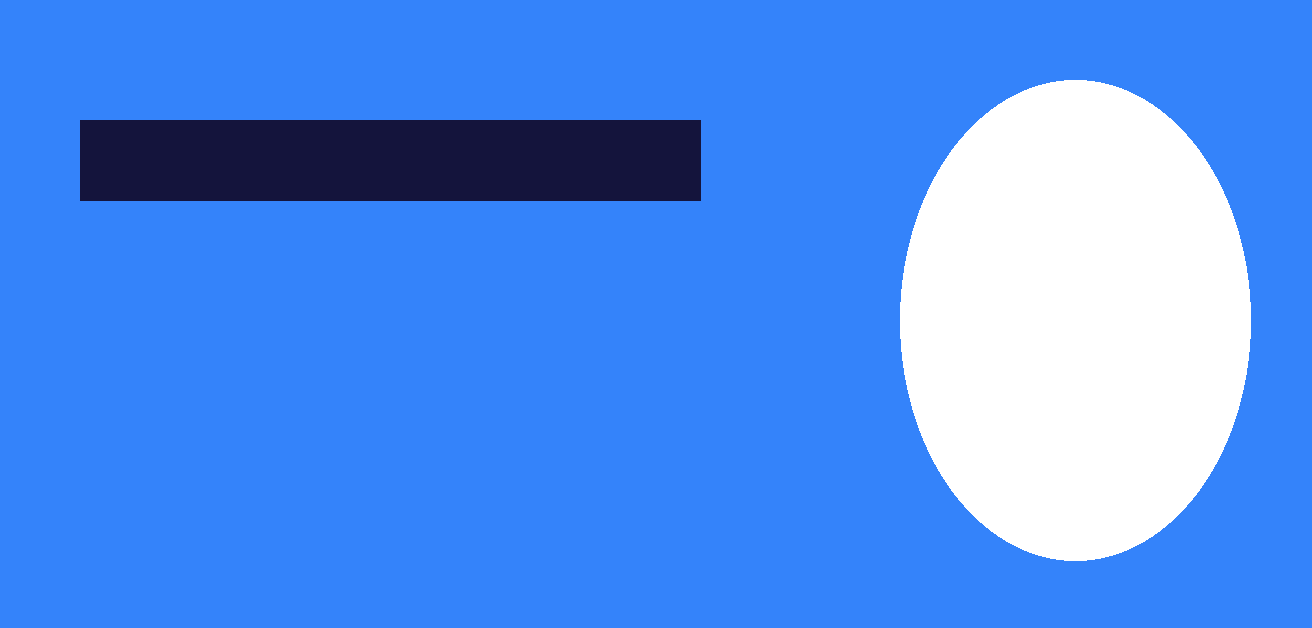
#> input picture tests/fixtures/site-media/m/b1.png, 1312 x 628 px; its folder holds only this picture in this run
$ python -i pericia3d.py   (imports and definitions only)
#> lines starting #> are read from the running program, lines starting #| are printed output that depends on the picture
"""Perícia de referência 3D e folha de revisão (Studio Reels).

`pericia(ref, destino)`  mede um vídeo ou imagem de referência e escreve MEDIDO.md + FICHA.md (a preencher).
`folha(video, saida)`    folha de quadros de um mp4 para revisar movimento antes de entregar.
"""
from __future__ import annotations
import json
import subprocess
import tempfile
from pathlib import Path

import numpy as np
from PIL import Image, ImageDraw

IMG = (".jpg", ".jpeg", ".png", ".webp")


def _probe(p: Path) -> dict:
    o = subprocess.run(["ffprobe", "-v", "error", "-select_streams", "v:0", "-show_entries", "stream=width,height,r_frame_rate:format=duration",
                        "-of", "json", str(p)], capture_output=True, text=True).stdout
    j = json.loads(o or "{}")
    st = (j.get("streams") or [{}])[0]
    n, d = (st.get("r_frame_rate") or "30/1").split("/")
    return dict(w=st.get("width"), h=st.get("height"), fps=float(n) / float(d or 1), dur=float((j.get("format") or {}).get("duration") or 0))


def _frames(p: Path, fps: float, w: int, tmp: Path) -> list[Path]:
    subprocess.run(["ffmpeg", "-y", "-loglevel", "error", "-i", str(p), "-vf", f"fps={fps},scale={w}:-2", str(tmp / "f%04d.jpg")], check=True)
    return sorted(tmp.glob("f*.jpg"))


def _lum(a: np.ndarray) -> np.ndarray:
    return 0.2126 * a[..., 0] + 0.7152 * a[..., 1] + 0.0722 * a[..., 2]


def _palette(arrs: list[np.ndarray], k=6) -> list[str]:
    px = np.concatenate([a.reshape(-1, 3)[::37] for a in arrs]).astype(np.uint8)
    im = Image.fromarray(px.reshape(-1, 1, 3)).quantize(colors=k, method=Image.Quantize.MEDIANCUT)
    pal = im.getpalette()[: k * 3]
    cnt = sorted(im.getcolors(), reverse=True)
    return ["#%02X%02X%02X" % tuple(pal[i * 3: i * 3 + 3]) for _, i in cnt]


def _sheet(imgs: list[Path], out: Path, cols=6, w=240, labels=None):
    ims = [Image.open(i).convert("RGB") for i in imgs]
    if not ims:
        return
    h = int(ims[0].height * w / ims[0].width)
    rows = (len(ims) + cols - 1) // cols
    sh = Image.new("RGB", (cols * w, rows * (h + 18)), (24, 24, 28))
    d = ImageDraw.Draw(sh)
    for i, im in enumerate(ims):
        x, y = (i % cols) * w, (i // cols) * (h + 18)
        sh.paste(im.resize((w, h)), (x, y + 18))
        d.text((x + 4, y + 3), (labels[i] if labels else f"{i}"), fill=(230, 230, 235))
    out.parent.mkdir(parents=True, exist_ok=True)
    sh.save(out, quality=88)


FICHA = """# Ficha 3D (preencher antes de construir; o Motion 3D só começa depois dela)

Modo: fidelidade | estilo            Referência: {ref}
Mecanismo (uma frase que um espectador diria):
Momentos (3 a 6, com janela em segundos):
Câmera: ortográfica | perspectiva · lente ≈ ° · altura ≈ ° · parada | órbita | aproxima
Luz: de onde vem · razão claro÷sombra no objeto principal · sombra dura | média | macia
Materiais: objeto principal (fosco | verniz | metal | vidro) · apoio
Cor (medida em MEDIDO.md): fundo {fundo} · acento {acento} · quando o acento aparece
Ritmo: pausa e estalo | travelling | contínuo · onde está o soco: __ s
Nunca faz (3 itens):
Troca (o que é da referência e NÃO entra → o que é da marca):
"""


def pericia(ref: str | Path, destino: str | Path) -> Path:
#> called with ref = '../tests/fixtures/site-media/m/b1.png', destino = 'out.png'
    ref, dest = Path(ref), Path(destino)
    dest.mkdir(parents=True, exist_ok=True)
    lines = [f"# Medido: {ref.name}", ""]
    tmp = Path(tempfile.mkdtemp(prefix="per3d-"))
    if ref.suffix.lower() in IMG:
        im = Image.open(ref).convert("RGB")
#> im is the input picture: PIL image 1312x628 RGB; mean R, G, B 82.7, 144.2, 239.2
        a = np.asarray(im.resize((320, int(320 * im.height / im.width)))).astype(float)
        arrs, motion, cuts, info = [a], [], [], dict(w=im.width, h=im.height, fps=0, dur=0)
#> motion = []; cuts = []; info = {'w': 1312, 'h': 628, 'fps': 0, 'dur': 0}
        (dest / "quadro.jpg").write_bytes(ref.read_bytes()) if ref.suffix.lower() in (".jpg", ".jpeg") else im.save(dest / "quadro.jpg")
        lines.append(f"Imagem {im.width}×{im.height}. Movimento: **proposta sua** (imagem não mostra movimento).")
    else:
        info = _probe(ref)
        fr = _frames(ref, 4, 320, tmp)
        arrs = [np.asarray(Image.open(f)).astype(float) for f in fr]
        motion = [float(np.abs(arrs[i] - arrs[i - 1]).mean()) for i in range(1, len(arrs))]
        med = float(np.median(motion)) if motion else 0
        cuts = [round((i + 1) / 4, 2) for i, m in enumerate(motion) if m > max(18, med * 6)]
        lines.append(f"Vídeo {info['w']}×{info['h']} · {info['dur']:.1f} s · {info['fps']:.0f} fps")
        _sheet(fr[::4], dest / "folha-1fps.jpg", labels=[f"{i}s" for i in range(len(fr[::4]))])
        keys = [fr[min(len(fr) - 1, int(len(fr) * q))] for q in (.1, .35, .6, .85)]
        for i, k in enumerate(keys, 1):
            Image.open(k).save(dest / f"chave-{i}.jpg")
    L = np.concatenate([_lum(a).ravel() for a in arrs])
#> in _lum, `return 0.2126 * a[..., 0] + 0.7152 * a[..., 1] + 0.0722 * a[..., 2]`:
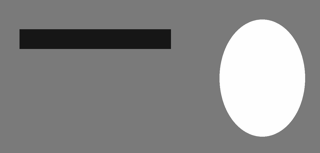
#> returned value: shape (153, 320) float64; min 15.73, max 255, mean 137.9
    p5, p50, p95 = np.percentile(L, [5, 50, 95])
#> p5 = 22.89; p50 = 122.8; p95 = 255
    sat = float(np.mean([(a.max(-1) - a.min(-1)).mean() for a in arrs]))
#> sat = 156.5
    pal = _palette(arrs)
#> in _palette, `px = np.concatenate([a.reshape(-1, 3)[::37] for a in arrs]).astype(np...`: px = 1324 rows, first 8: [52, 131, 250], [52, 131, 250], [52, 131, 250], [52, 131, 250], [52, 131, 250], [52, 131, 250], [52, 131, 250], [52, 131, 250]
#> in _palette, `pal = im.getpalette()[: k * 3]`: pal = [255, 255, 255, 254, 255, 255, 110, 167, 253, 52, 131, 250, 51, 131, 250, 24, 35, 87]
#> in _palette, `cnt = sorted(im.getcolors(), reverse=True)`: cnt = [(1013, 3), (207, 0), (83, 5), (13, 4), (5, 1), (3, 2)]
#> pal = ['#3483FA', '#FFFFFF', '#182357', '#3383FA', '#FEFFFF', '#6EA7FD']
    lines += ["", "## Cor", f"- Luminância p5 / p50 / p95: {p5:.0f} / {p50:.0f} / {p95:.0f} (0–255)",
              f"- Saturação média: {sat:.0f}", f"- Paleta (mais frequente primeiro): {' '.join(pal)}",
              f"- Fundo provável: {pal[0]} · acento provável: {next((c for c in pal[1:] if max(int(c[i:i+2], 16) for i in (1, 3, 5)) - min(int(c[i:i+2], 16) for i in (1, 3, 5)) > 60), pal[min(1, len(pal)-1)])}"]
    if motion:
        m = np.array(motion)
        calm = float((m < max(1.0, np.median(m) * .35)).mean() * 100)
        top = [round((int(i) + 1) / 4, 2) for i in np.argsort(m)[-3:][::-1]]
        fam = "pausa e estalo" if calm > 35 and m.max() > 6 * max(np.median(m), .1) else ("contínuo" if calm < 15 else "travelling")
        lines += ["", "## Movimento", f"- Cortes secos prováveis (s): {cuts or 'nenhum'}", f"- Quadros quase parados: {calm:.0f}%",
                  f"- Picos de movimento em (s): {top}", f"- Família de ritmo sugerida: **{fam}** (confirme no olho)"]
        (dest / "movimento.json").write_text(json.dumps(dict(motion=[round(x, 2) for x in motion], cuts=cuts), indent=1))
    lines += ["", "## O que a medição NÃO diz (olhe a folha e preencha a ficha)", "- lente e altura da câmera, direção e dureza da luz, materiais, proporções, mecanismo"]
    (dest / "MEDIDO.md").write_text("\n".join(lines), encoding="utf-8")
    fundo, acento = pal[0], pal[1] if len(pal) > 1 else pal[0]
#> fundo = '#3483FA'; acento = '#FFFFFF'
    (dest / "FICHA.md").write_text(FICHA.format(ref=ref.name, fundo=fundo, acento=acento), encoding="utf-8")
    return dest / "MEDIDO.md"


def folha(video: str | Path, saida: str | Path, cada: float = 0.5) -> Path:
    video, saida = Path(video), Path(saida)
    info = _probe(video)
    tmp = Path(tempfile.mkdtemp(prefix="fol3d-"))
    fr = _frames(video, 1 / cada, 240, tmp)
    _sheet(fr, saida, cols=8, w=200, labels=[f"{i * cada:.1f}s" for i in range(len(fr))])
    return saida

>>> result = pericia('../tests/fixtures/site-media/m/b1.png', 'out.png')
